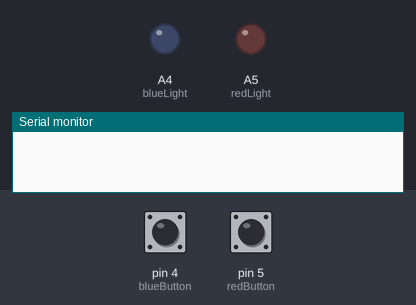
Recording of a sketch running on a simulated Arduino Uno, built with avr-gcc and run on an emulated ATmega328P. Parts: output pins drawn as LEDs (lit = HIGH), the last lines printed to the serial monitor. Inputs (shaded band) come from the test bench; at power-on: pin 4 (blueButton) HIGH, pin 5 (redButton) HIGH. No radio packets arrive unless stated.

Above: at 1.2 s.
1.3 s: pin 4 (blueButton) pulled LOW for 0.15 s
At 1.39 s:
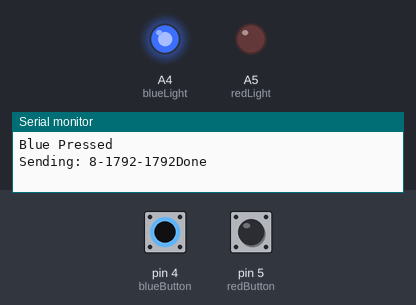
2.9 s: pin 5 (redButton) pulled LOW for 0.15 s
4.5 s: pin 4 (blueButton) pulled LOW for 3.2 s
At 8.5 s:
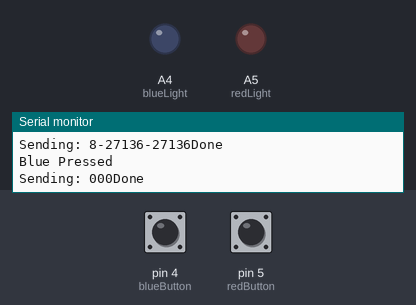
Timing chart, 0 to 10.0 s (numbered marks = the images above; inputs shaded):
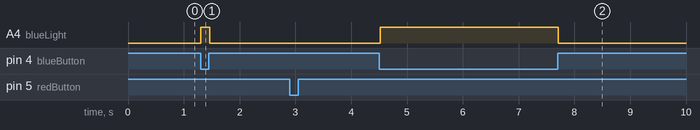

Measured:
- after the input at 1.3 s, A4 (blueLight): LOW → HIGH at once, → LOW 0.16 s later
- after the input at 4.5 s, A4 (blueLight): LOW → HIGH at once, → LOW 3.2 s later

The sketch:

train_remote.ino
```cpp
#include <nRF24L01.h>
#include <RF24.h>
#include <SPI.h>

RF24 radio(8, 7); // CE, CSN

const int blueButton = 4;
const int redButton = 5;

const int blueLight = A4;
const int redLight = A5;

const int countBetweenSends = 100;
int count = 0;

bool shouldGo = false;
bool previousShouldGo = false;
bool redPrevious = false;
bool bluePrevious = false;

const int valueForGo = 150;
int currentGoValue = 0;
int previousGoValue = 0;
bool shouldReverse = false;

const uint64_t pipe = 0xE6E6E6E6E6E6;
int SentMessage[1] = {000};

void send(int SentMessage[1]){
  analogWrite(redLight, 200);
  Serial.print("Sending: ");
  radio.write(SentMessage, 1);
  char str[10];
  int index = 0;
  for (int i=0; i<3;i++){
    index += sprintf(&str[index], "%d", SentMessage[i]);
  }
  Serial.print(str);
  Serial.print("Done");
  Serial.println();
  analogWrite(redLight, 0);
}

void trySend(int SentMessage[1]){
  if (count >= countBetweenSends){
    send(SentMessage);
    count = 0;
  }
}

void setup() {
  count = 0;

  radio.begin();
  radio.openWritingPipe(pipe);
  //radio.setPALevel(RF24_PA_MIN);
  radio.stopListening();


  // blue
  pinMode(blueButton, INPUT_PULLUP);
  pinMode(blueLight, OUTPUT);

  // red
  pinMode(redButton, INPUT_PULLUP);
  pinMode(redLight, OUTPUT);

  analogWrite(redLight, 0);
  analogWrite(blueLight, 0);

  Serial.begin(9600);
}
void loop() {
  count++;
  bool redPressed = digitalRead(redButton) == LOW;
  bool bluePressed = digitalRead(blueButton) == LOW;

  if (bluePrevious != bluePressed) {
    // state of the blue button has changed since last loop
    shouldGo = bluePressed;
    Serial.print("Blue Pressed");
    Serial.println();
    count = countBetweenSends;
    bluePrevious = bluePressed;
  }

  if (redPrevious != redPressed){
    // state of the button has changed since last loop
    shouldReverse = redPressed;
    if (shouldGo && redPressed){
      shouldGo = false;
      // stop trying to go forward
    }
    Serial.print("Red Pressed");
    Serial.println();
    count = countBetweenSends;

    redPrevious = redPressed;
  }


  if (previousShouldGo != shouldGo){
    if (shouldGo) {
      currentGoValue = 250;
    }
    else{
      currentGoValue = 0;
    }
    previousShouldGo = shouldGo;
  }

  if (currentGoValue > valueForGo){
    currentGoValue--;
  }

  if (currentGoValue != previousGoValue){
    analogWrite(blueLight, currentGoValue);
    previousGoValue = currentGoValue;
  }

  if (shouldGo){
    SentMessage[0] = 010;
  }
  else if (shouldReverse) {
    SentMessage[0] = 100;
  }
  else{
    SentMessage[0] = 000;
  }

  trySend(SentMessage);
  delay(20);
}
```
